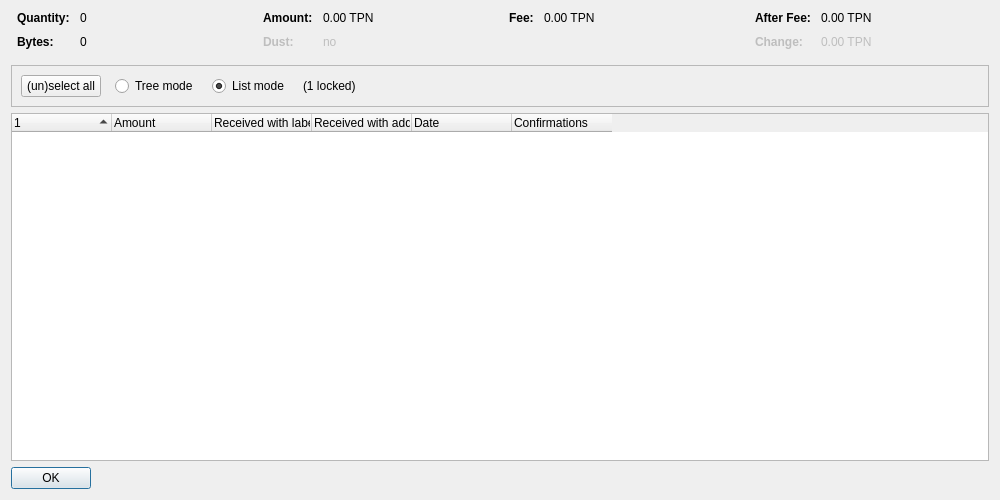
<?xml version="1.0" encoding="UTF-8"?>
<ui version="4.0">
 <class>CoinControlDialog</class>
 <widget class="QDialog" name="CoinControlDialog">
  <property name="geometry">
   <rect>
    <x>0</x>
    <y>0</y>
    <width>1000</width>
    <height>500</height>
   </rect>
  </property>
  <property name="windowTitle">
   <string>Coin Selection</string>
  </property>
  <layout class="QVBoxLayout" name="verticalLayout">
   <item>
    <layout class="QHBoxLayout" name="horizontalLayoutTop" stretch="0,0,0,0">
     <property name="topMargin">
      <number>0</number>
     </property>
     <property name="bottomMargin">
      <number>10</number>
     </property>
     <item>
      <layout class="QFormLayout" name="formLayoutCoinControl1">
       <property name="horizontalSpacing">
        <number>10</number>
       </property>
       <property name="verticalSpacing">
        <number>10</number>
       </property>
       <property name="leftMargin">
        <number>6</number>
       </property>
       <property name="rightMargin">
        <number>6</number>
       </property>
       <item row="0" column="0">
        <widget class="QLabel" name="labelCoinControlQuantityText">
         <property name="font">
          <font>
           <weight>75</weight>
           <bold>true</bold>
          </font>
         </property>
         <property name="text">
          <string>Quantity:</string>
         </property>
        </widget>
       </item>
       <item row="0" column="1">
        <widget class="QLabel" name="labelCoinControlQuantity">
         <property name="cursor">
          <cursorShape>IBeamCursor</cursorShape>
         </property>
         <property name="contextMenuPolicy">
          <enum>Qt::ActionsContextMenu</enum>
         </property>
         <property name="text">
          <string notr="true">0</string>
         </property>
         <property name="textInteractionFlags">
          <set>Qt::LinksAccessibleByMouse|Qt::TextSelectableByKeyboard|Qt::TextSelectableByMouse</set>
         </property>
        </widget>
       </item>
       <item row="1" column="0">
        <widget class="QLabel" name="labelCoinControlBytesText">
         <property name="font">
          <font>
           <weight>75</weight>
           <bold>true</bold>
          </font>
         </property>
         <property name="text">
          <string>Bytes:</string>
         </property>
        </widget>
       </item>
       <item row="1" column="1">
        <widget class="QLabel" name="labelCoinControlBytes">
         <property name="cursor">
          <cursorShape>IBeamCursor</cursorShape>
         </property>
         <property name="contextMenuPolicy">
          <enum>Qt::ActionsContextMenu</enum>
         </property>
         <property name="text">
          <string notr="true">0</string>
         </property>
         <property name="textInteractionFlags">
          <set>Qt::LinksAccessibleByMouse|Qt::TextSelectableByKeyboard|Qt::TextSelectableByMouse</set>
         </property>
        </widget>
       </item>
      </layout>
     </item>
     <item>
      <layout class="QFormLayout" name="formLayoutCoinControl2">
       <property name="horizontalSpacing">
        <number>10</number>
       </property>
       <property name="verticalSpacing">
        <number>10</number>
       </property>
       <property name="leftMargin">
        <number>6</number>
       </property>
       <property name="rightMargin">
        <number>6</number>
       </property>
       <item row="0" column="0">
        <widget class="QLabel" name="labelCoinControlAmountText">
         <property name="font">
          <font>
           <weight>75</weight>
           <bold>true</bold>
          </font>
         </property>
         <property name="text">
          <string>Amount:</string>
         </property>
        </widget>
       </item>
       <item row="0" column="1">
        <widget class="QLabel" name="labelCoinControlAmount">
         <property name="cursor">
          <cursorShape>IBeamCursor</cursorShape>
         </property>
         <property name="contextMenuPolicy">
          <enum>Qt::ActionsContextMenu</enum>
         </property>
         <property name="text">
          <string notr="true">0.00 TPN</string>
         </property>
         <property name="textInteractionFlags">
          <set>Qt::LinksAccessibleByMouse|Qt::TextSelectableByKeyboard|Qt::TextSelectableByMouse</set>
         </property>
        </widget>
       </item>
       <item row="1" column="0">
        <widget class="QLabel" name="labelCoinControlLowOutputText">
         <property name="enabled">
          <bool>false</bool>
         </property>
         <property name="font">
          <font>
           <weight>75</weight>
           <bold>true</bold>
          </font>
         </property>
         <property name="text">
          <string>Dust:</string>
         </property>
        </widget>
       </item>
       <item row="1" column="1">
        <widget class="QLabel" name="labelCoinControlLowOutput">
         <property name="enabled">
          <bool>false</bool>
         </property>
         <property name="cursor">
          <cursorShape>IBeamCursor</cursorShape>
         </property>
         <property name="contextMenuPolicy">
          <enum>Qt::ActionsContextMenu</enum>
         </property>
         <property name="text">
          <string notr="true">no</string>
         </property>
         <property name="textInteractionFlags">
          <set>Qt::LinksAccessibleByMouse|Qt::TextSelectableByKeyboard|Qt::TextSelectableByMouse</set>
         </property>
        </widget>
       </item>
      </layout>
     </item>
     <item>
      <layout class="QFormLayout" name="formLayoutCoinControl3">
       <property name="horizontalSpacing">
        <number>10</number>
       </property>
       <property name="verticalSpacing">
        <number>10</number>
       </property>
       <property name="leftMargin">
        <number>6</number>
       </property>
       <property name="rightMargin">
        <number>6</number>
       </property>
       <item row="0" column="0">
        <widget class="QLabel" name="labelCoinControlFeeText">
         <property name="font">
          <font>
           <weight>75</weight>
           <bold>true</bold>
          </font>
         </property>
         <property name="text">
          <string>Fee:</string>
         </property>
        </widget>
       </item>
       <item row="0" column="1">
        <widget class="QLabel" name="labelCoinControlFee">
         <property name="cursor">
          <cursorShape>IBeamCursor</cursorShape>
         </property>
         <property name="contextMenuPolicy">
          <enum>Qt::ActionsContextMenu</enum>
         </property>
         <property name="text">
          <string notr="true">0.00 TPN</string>
         </property>
         <property name="textInteractionFlags">
          <set>Qt::LinksAccessibleByMouse|Qt::TextSelectableByKeyboard|Qt::TextSelectableByMouse</set>
         </property>
        </widget>
       </item>
      </layout>
     </item>
     <item>
      <layout class="QFormLayout" name="formLayoutCoinControl4">
       <property name="horizontalSpacing">
        <number>10</number>
       </property>
       <property name="verticalSpacing">
        <number>10</number>
       </property>
       <property name="leftMargin">
        <number>6</number>
       </property>
       <property name="rightMargin">
        <number>6</number>
       </property>
       <item row="0" column="0">
        <widget class="QLabel" name="labelCoinControlAfterFeeText">
         <property name="font">
          <font>
           <weight>75</weight>
           <bold>true</bold>
          </font>
         </property>
         <property name="text">
          <string>After Fee:</string>
         </property>
        </widget>
       </item>
       <item row="0" column="1">
        <widget class="QLabel" name="labelCoinControlAfterFee">
         <property name="cursor">
          <cursorShape>IBeamCursor</cursorShape>
         </property>
         <property name="contextMenuPolicy">
          <enum>Qt::ActionsContextMenu</enum>
         </property>
         <property name="text">
          <string notr="true">0.00 TPN</string>
         </property>
         <property name="textInteractionFlags">
          <set>Qt::LinksAccessibleByMouse|Qt::TextSelectableByKeyboard|Qt::TextSelectableByMouse</set>
         </property>
        </widget>
       </item>
       <item row="1" column="0">
        <widget class="QLabel" name="labelCoinControlChangeText">
         <property name="enabled">
          <bool>false</bool>
         </property>
         <property name="font">
          <font>
           <weight>75</weight>
           <bold>true</bold>
          </font>
         </property>
         <property name="text">
          <string>Change:</string>
         </property>
        </widget>
       </item>
       <item row="1" column="1">
        <widget class="QLabel" name="labelCoinControlChange">
         <property name="enabled">
          <bool>false</bool>
         </property>
         <property name="cursor">
          <cursorShape>IBeamCursor</cursorShape>
         </property>
         <property name="contextMenuPolicy">
          <enum>Qt::ActionsContextMenu</enum>
         </property>
         <property name="text">
          <string notr="true">0.00 TPN</string>
         </property>
         <property name="textInteractionFlags">
          <set>Qt::LinksAccessibleByMouse|Qt::TextSelectableByKeyboard|Qt::TextSelectableByMouse</set>
         </property>
        </widget>
       </item>
      </layout>
     </item>
    </layout>
   </item>
   <item>
    <widget class="QFrame" name="frame">
     <property name="minimumSize">
      <size>
       <width>0</width>
       <height>40</height>
      </size>
     </property>
     <property name="frameShape">
      <enum>QFrame::StyledPanel</enum>
     </property>
     <property name="frameShadow">
      <enum>QFrame::Sunken</enum>
     </property>
     <layout class="QHBoxLayout" name="horizontalLayout">
      <item>
       <layout class="QHBoxLayout" name="horizontalLayoutPanel" stretch="0,0,0,0,0">
        <property name="spacing">
         <number>14</number>
        </property>
        <item>
         <widget class="QPushButton" name="pushButtonSelectAll">
          <property name="sizePolicy">
           <sizepolicy hsizetype="Maximum" vsizetype="Fixed">
            <horstretch>0</horstretch>
            <verstretch>0</verstretch>
           </sizepolicy>
          </property>
          <property name="text">
           <string>(un)select all</string>
          </property>
          <property name="autoDefault">
           <bool>false</bool>
          </property>
         </widget>
        </item>
        <item>
         <widget class="QRadioButton" name="radioTreeMode">
          <property name="sizePolicy">
           <sizepolicy hsizetype="Maximum" vsizetype="Fixed">
            <horstretch>0</horstretch>
            <verstretch>0</verstretch>
           </sizepolicy>
          </property>
          <property name="text">
           <string>Tree mode</string>
          </property>
         </widget>
        </item>
        <item>
         <widget class="QRadioButton" name="radioListMode">
          <property name="sizePolicy">
           <sizepolicy hsizetype="Maximum" vsizetype="Fixed">
            <horstretch>0</horstretch>
            <verstretch>0</verstretch>
           </sizepolicy>
          </property>
          <property name="text">
           <string>List mode</string>
          </property>
          <property name="checked">
           <bool>true</bool>
          </property>
         </widget>
        </item>
        <item>
         <widget class="QLabel" name="labelLocked">
          <property name="text">
           <string notr="true">(1 locked)</string>
          </property>
         </widget>
        </item>
        <item>
         <spacer name="horizontalSpacer">
          <property name="orientation">
           <enum>Qt::Horizontal</enum>
          </property>
          <property name="sizeHint" stdset="0">
           <size>
            <width>40</width>
            <height>20</height>
           </size>
          </property>
         </spacer>
        </item>
       </layout>
      </item>
     </layout>
    </widget>
   </item>
   <item>
    <widget class="CoinControlTreeWidget" name="treeWidget">
     <property name="contextMenuPolicy">
      <enum>Qt::CustomContextMenu</enum>
     </property>
     <property name="sortingEnabled">
      <bool>false</bool>
     </property>
     <property name="columnCount">
      <number>6</number>
     </property>
     <attribute name="headerShowSortIndicator" stdset="0">
      <bool>true</bool>
     </attribute>
     <attribute name="headerStretchLastSection">
      <bool>false</bool>
     </attribute>
     <column>
      <property name="text">
       <string/>
      </property>
     </column>
     <column>
      <property name="text">
       <string>Amount</string>
      </property>
     </column>
     <column>
      <property name="text">
       <string>Received with label</string>
      </property>
     </column>
     <column>
      <property name="text">
       <string>Received with address</string>
      </property>
     </column>
     <column>
      <property name="text">
       <string>Date</string>
      </property>
     </column>
     <column>
      <property name="text">
       <string>Confirmations</string>
      </property>
      <property name="toolTip">
       <string>Confirmed</string>
      </property>
     </column>
     <column>
      <property name="text">
       <string/>
      </property>
     </column>
     <column>
      <property name="text">
       <string/>
      </property>
     </column>
     <column>
      <property name="text">
       <string/>
      </property>
     </column>
     <column>
      <property name="text">
       <string/>
      </property>
     </column>
    </widget>
   </item>
   <item>
    <widget class="QDialogButtonBox" name="buttonBox">
     <property name="sizePolicy">
      <sizepolicy hsizetype="Maximum" vsizetype="Fixed">
       <horstretch>0</horstretch>
       <verstretch>0</verstretch>
      </sizepolicy>
     </property>
     <property name="orientation">
      <enum>Qt::Horizontal</enum>
     </property>
     <property name="standardButtons">
      <set>QDialogButtonBox::Ok</set>
     </property>
    </widget>
   </item>
  </layout>
 </widget>
 <customwidgets>
  <customwidget>
   <class>CoinControlTreeWidget</class>
   <extends>QTreeWidget</extends>
   <header>qt/coincontroltreewidget.h</header>
  </customwidget>
 </customwidgets>
 <resources/>
 <connections/>
</ui>
